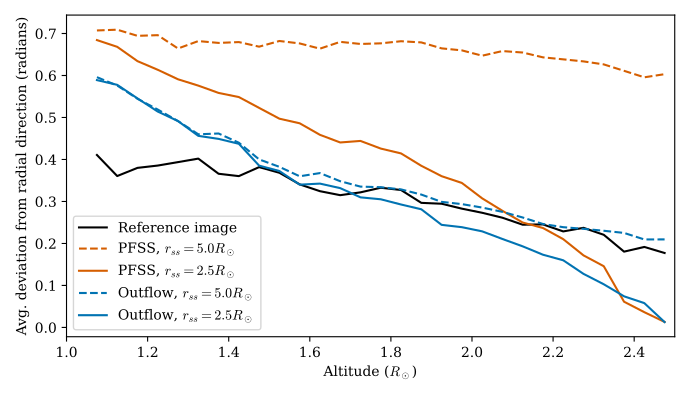

Write the Python code that produced this figure.
#This script is for the comparison of field line shapes, with the ability to generate new fields as it goes, one hopes.
#As the real data is quite messy I think taking the average values in radial and poloidal bins BUT blocking some of them out is probably a good idea.
#That should provide a nicer comparison between the nice eclipses and the nasty eclipses.
#Need to produce a new field line seed distributor too, as just in-plane isn't really up to the job
import matplotlib.pyplot as plt
import numpy as np
import outflowpy
import astropy.constants as const
from astropy.time import Time
import sunpy
import seaborn as sns
import cv2 as cv
from scipy.ndimage import gaussian_filter, gaussian_filter1d

plt.rcParams.update({
    "text.usetex": False,
    "mathtext.fontset": "cm",  # LaTeX-like Computer Modern
    "font.family": "serif",
})

colors = sns.color_palette('colorblind')

#cmap = sns.color_palette("magma", as_cmap=True)
#plt.rcParams['axes.prop_cycle'] = cycler('linestyle', ['-', '--', '-.', ':'])


def determine_monotonic_sections(rs, length_limit = 50):
    #Use this to separate out the bits of field lines which are probably those which we care about. Some may loop back on each other and things, which is undesirable.
    #This just returns the start and end of the longest 'monotonic' section
    section_ends = []
    updown = -1 #Whether it's going up or down. Doesn't really matter overall
    for i, ri in enumerate(rs[:-1]):
        if i == 0:
            section_ends.append(i)
            updown = np.sign(rs[i+1] - rs[i])
        else:
            if np.sign(rs[i+1] - rs[i]) != updown:
                section_ends.append(i)
                updown = np.sign(rs[i+1] - rs[i])
    section_ends.append(len(rs))
    #section_ends are now all the points at which the line changes direction
    #They need to be filtered for noise a bit... Lots of wiggling in some of the lines
    sections = []
    for test_section in range(len(section_ends) - 1):
        if section_ends[test_section+1] - section_ends[test_section] > length_limit:
            sections.append([section_ends[test_section], section_ends[test_section+1]])

    return sections

#Histograms may be hard
def make_angle_histogram(flines, bin_resolution = 10, num = 0, resolution = 512):
    #Histogram bin sizes (to be incorporated somewhere proper later on). Doesn't really matter as long as it's consistent.

    nbins_r = bin_resolution
    nbins_theta = bin_resolution

    rbins = np.linspace(1.0, 2.5, nbins_r + 1)
    thetabins = np.linspace(0.0, 2*np.pi, nbins_theta + 1)

    def find_radius(x,y):
        #Given coordinates x, y, determine the radius in suns
        return np.sqrt(x**2 + y**2)


    histogram_sum = np.zeros((nbins_r, nbins_theta))
    histogram_count = np.zeros((nbins_r, nbins_theta))
    xs, ys, cs = [], [], []
    for line in flines:
        #For every point along the line, log the position (do angle from the top, clockwise?. Maybe just arctan2 is best) and the angle
        for i in range(1,len(line[0])-1):

            x, y = line[0][i], line[1][i]
            angle = np.arctan2(y, x)
            x_up, y_up     = line[0][i+1], line[1][i+1]
            x_down, y_down = line[0][i-1], line[1][i-1]

            dx = x_up - x_down
            dy = y_up - y_down

            #Calculate angle using cosine similarity
            top = np.abs(x*dx + y*dy)
            bottom = np.sqrt(x**2 + y**2)*np.sqrt(dx**2 + dy**2)

            dangle = np.arccos(top/bottom)

            radial_difference = dangle

            #This bit for binning
            real_angle = np.arctan2(x, y) + np.pi
            radius = find_radius(x, y)

            if radius > 1.0 and radius < 2.5:
                r_index = int(nbins_r*((radius - rbins[0])/(rbins[-1] - rbins[0])))
                theta_index = int(nbins_theta*((real_angle - thetabins[0])/(thetabins[-1] - thetabins[0])))
                histogram_count[r_index, theta_index%nbins_theta] += 1
                histogram_sum[r_index, theta_index%nbins_theta] += radial_difference

    #Filter the histogram values with too few in them, or will get spuriousity
    min_value = 10
    zero_mask = histogram_count < min_value
    histogram_sum[zero_mask] = 0
    histogram_count[zero_mask] = 1e-6

    histogram_mean = histogram_sum/histogram_count   #This is the number to care about, not the individual values
    histogram_count[histogram_count >= min_value] = 1  #Remove this weighting

    return histogram_mean, histogram_count

def find_decent_lines(resolution, image_title, year, doplots = True):
    #Let's run through a load of parameters and see what happens...'
    #Uses the edge detection algorithm to return a list of the lines which are worth having a look at
    def find_radius(x,y):
        #Given coordinates x, y, determine the radius in suns
        x_coord = 5.0*(x - resolution//2)/resolution
        y_coord = 5.0*(y - resolution//2)/resolution
        return np.sqrt(x_coord**2 + y_coord**2)

    all_lines = []
    img = cv.imread(image_title, cv.IMREAD_GRAYSCALE)
    img= cv.resize(img, (resolution , resolution), interpolation=cv.INTER_LINEAR)
    img_original = img.copy()

    smooth_factor = 1
    line_smoothing = 2 #Applies Gaussian filter to the individual lines, to make angle appraisal more accurate
    lowpass_smoothing = 5
    tests = np.linspace(50,1000,1)

    brightness_scale = 105.

    scale_factor = brightness_scale/np.mean(img)
    img = scale_factor*img
    img = gaussian_filter(img.copy(),1)
    img = np.clip(img,0,255)
    img = img.astype(np.uint8)

    t_lower = 60; t_upper = 250
    aperture_size = 5
    edges = cv.Canny(img,t_lower, t_upper, apertureSize = aperture_size, L2gradient = True)

    #Look for contours?
    contours, _ = cv.findContours(edges, cv.RETR_EXTERNAL, cv.CHAIN_APPROX_NONE)
    qualities = []  #Invent some kind of measure of the quality of the field lines.
    #Number above a certain length in the outward direction
    eclipse_lines = []
    for ci, contour in enumerate(contours):
        if len(contour) > 1:
            xs, ys = np.array(contour)[:,:,0], np.array(contour)[:,:,1]
            rs = find_radius(xs, ys)
            #Flip y coordinate, because image
            sections = determine_monotonic_sections(rs, length_limit = 0)
            for section in sections:
                #These are the actual ones to plot, and the parameters can be optimised based upon them
                dr = np.abs(rs[section[1]-1] - rs[section[0]])
                if section[1] - section[0] > 20 and np.max(rs[section[0]:section[1]]) > 1.05 and np.min(rs[section[0]:section[1]]) < 2.45:
                    line_xs = np.array([x[0] for x in xs[section[0]:section[1]]]).astype(float)
                    line_ys = np.array([y[0] for y in ys[section[0]:section[1]]]).astype(float)
                    #Apply smoothing here before saving out.
                    line_xs = gaussian_filter1d(line_xs, sigma = line_smoothing)
                    line_ys = gaussian_filter1d(line_ys, sigma = line_smoothing)
                    eclipse_lines.append([line_xs, line_ys])
                qualities.append(dr)

    qualities = np.array(qualities)
    nabove = len(qualities[qualities > 0.5])
    print('Avg. line length and number of long lines', np.mean(qualities), nabove)

    transformed_lines = []

    def absangle(ang1, ang2):
        #Find the minimum distance between two angles.
        raw_diff = abs(ang1 - ang2)
        if raw_diff > np.pi:
            diff = 2*np.pi - np.pi
        else:
            diff = raw_diff

        if diff < np.pi/2:
            return diff
        else:
            return np.pi - diff

    def pt_to_xy(pt):
        return 5.0*(pt[0] - resolution/2)/resolution, -5.0*(pt[1] - resolution/2)/resolution
    #Determine the radialness of these lines
    for line in eclipse_lines[:]:
        line_xs = 2*2.5*(np.array(line)[0,:] - resolution/2)/resolution
        line_ys = -2*2.5*(np.array(line)[1,:] - resolution/2)/resolution
        xs, ys, cs = [], [], []

        if True:#line_xs[0]**2 + line_ys[0]**2 < line_xs[-1]**2 + line_ys[-1]**2:
            #  #Reverse the direction, for consistency. So they always go outwards. Not really necessary but meh.
            # line[0] = line[0][::-1]
            # line[1] = line[1][::-1]
            #For every point along the line, log the position (do angle from the top, clockwise?. Maybe just arctan2 is best) and the angle

            transformed_lines.append([line_xs, line_ys])

            for i in range(1,len(line[0])-1):

                x, y = pt_to_xy([line[0][i], line[1][i]])
                #x = line[0][i] - resolution/2; y = -1.0*(line[1][i] - resolution/2)
                angle = np.arctan2(y, x)
                x_up, y_up     = pt_to_xy([line[0][i+1], line[1][i+1]])
                x_down, y_down = pt_to_xy([line[0][i-1], line[1][i-1]])

                dx = x_up - x_down
                dy = y_up - y_down
                #Make sure that the angle is always less than pi/2, as it doesn't matter which direction the line was traced.


                #Calculate angle using cosine similarity
                top = np.abs(x*dx + y*dy)
                bottom = np.sqrt(x**2 + y**2)*np.sqrt(dx**2 + dy**2)

                dangle = np.arccos(top/bottom)

                #dangle = np.arctan2(dy, dx) + np.pi #This is the direction. Which could be off by pi/2, I suppose.

                #Pick the angle opposite this if necessary. They should be close
                radial_difference = dangle#absangle(angle, dangle)

                xs.append(x); ys.append(y); cs.append(radial_difference)

    return transformed_lines

def find_real_angle_distribution(eclipse_year, counter, doplots = True):
    r"""
    Produces an array of the average field line angles for a given eclipse year.
    Also outputs a mask of the areas to be ignored as they don't contain enough data, to allow for a fair comparison with the synthetic eclipses
    """
    resolution = 512
    eclipse_image_root = './data/eclipse_images/'
    img_title = f"{eclipse_image_root}{eclipse_year}_eclipse.png"

    fieldlines = find_decent_lines(resolution, img_title, eclipse_year)

    nbins = 30
    bin_means, bin_mask = make_angle_histogram(fieldlines, nbins)

    rbins = np.linspace(1.0, 2.5, nbins + 1)
    thetabins = np.linspace(0.0, 2*np.pi, nbins + 1)
    bin_means[bin_mask < 0.5] = np.nan
    rcs = 0.5*(rbins[1:] + rbins[:-1])

    radial_distribution = np.zeros(nbins)
    #Take the average of the not-nans in each dimension
    for ri in range(nbins):
        nvalues = nbins - np.isnan(bin_means[ri,:]).sum()
        if nvalues > 0:
            radial_distribution[ri] = np.nansum(bin_means[ri,:])/nvalues
        else:
            radial_distribution[ri] = np.nan

    return radial_distribution, bin_mask
#Now look into the synthetic angle distributions

def find_eclipse_flines(eclipse_year, optimised = True, rss = 5.0):

    nrho = 60
    rss = rss
    ns = 60
    nphi = 120

    corona_temp = 1.5e6
    mf_constant = 5e-17
    nseeds = 2000

    image_extent = 2.5
    image_resolution = 512

    obs_time = outflowpy.utils.find_eclipse_time(eclipse_year)

    year_options = [2006,2008,2009,2010,2012,2013,2015,2016,2017,2019,2023,2024]
    poly_values = [0.0,0.0,0.0,0.0,0.0]

    allpolys = np.load(f"./data/batch_logs/optimums.npy")

    eclipse_index = year_options.index(eclipse_year)

    input_map = outflowpy.obtain_data.prepare_hmi_mdi_time(obs_time, ns, nphi, smooth = 1.0*5e-2/nphi, use_cached = True)   #Outputs the set of data corresponding to this particular Carrington rotation.

    year_index = year_options.index(eclipse_year)
    if optimised:
        mf_constant = allpolys[year_index][0]*1e-17
        corona_temp = allpolys[year_index][1]*1e6
        print('Parameters', mf_constant, corona_temp)

    else:
        mf_constant = 0.0
        corona_temp = 1.5e6

    #outflow_in = outflowpy.Input(input_map, nrho, rss, polynomial_coeffs = poly_values, polynomial_type = source)
    outflow_in = outflowpy.Input(input_map, nrho, rss, mf_constant = mf_constant, corona_temp = corona_temp)

    outflow_out = outflowpy.outflow_fortran(outflow_in)#, existing_fname = field_root)

    # np.save(f'{field_root}_br.npy', np.swapaxes(outflow_out.br, 0, 2))
    # np.save(f'{field_root}_bs.npy', np.swapaxes(outflow_out.bs, 0, 2))
    # np.save(f'{field_root}_bp.npy', np.swapaxes(outflow_out.bp, 0, 2))

    #seeds = outflowpy.utils.plane_seed_sampler(outflow_out, nseeds, 0.0, rss)
    seeds = outflowpy.utils.load_sampled_seeds(outflow_out, nseeds)

    tracer = outflowpy.tracing.FastTracer()

    field_lines = tracer.trace(seeds, outflow_out, save_flag = True)

    transformed_lines = []

    for fi, fline in enumerate(field_lines):
        coords = fline.coords
        coords.representation_type = 'cartesian'

        line = np.zeros((2, len(coords)))
        line[0,:] = coords.y/const.R_sun; line[1,:] = coords.z/const.R_sun

        transformed_lines.append([line[0,:], line[1,:]])

        #For every point along the line, log the position (do angle from the top, clockwise?. Maybe just arctan2 is best) and the angle
        for i in range(1,len(line[0])-1):

            x = line[0][i]; y = line[1][i]
            angle = np.arctan2(np.abs(y), np.abs(x))
            dx = line[0][i+1] - line[0][i-1]
            dy = line[1][i+1] - line[1][i-1]
            #Make sure that the angle is always less than pi/2, as it doesn't matter which direction the line was traced.
            dangle = np.arctan2(np.abs(dy), np.abs(dx)) #This is the direction. Which could be off by pi/2, I suppose.
            #Let's establish a precedent. All ys are +ve, and all xs are +ve
            radial_difference = np.abs(dangle - angle)

    return transformed_lines

def find_synthetic_angle_distribution(eclipse_year, nbins, doplots = False, optimised = True, rss = 5.0):
    r"""
    Calculates the outflow field and saves out the field lines in a nice format
    """

    fieldlines = find_eclipse_flines(eclipse_year, optimised = optimised, rss = rss)

    # for line in fieldlines:
    #     plt.scatter(line[0], line[1])
    #
    # plt.show()
    bin_means, bin_mask = make_angle_histogram(fieldlines, nbins)

    bin_means[bin_mask < 0.5] = np.nan

    return bin_means

#find_synthetic_angle_distribution(2017, 30)

def compare_angles(year):
    cmap = plt.cm.tab20

    nbins = 30
    real_distribution, bin_mask = find_real_angle_distribution(year, nbins)

    outflow_means = find_synthetic_angle_distribution(year, nbins, optimised = True, rss = 5.0)
    outflow_distribution = np.zeros(nbins)

    outflow_in_means = find_synthetic_angle_distribution(year, nbins, optimised = True, rss = 2.5)
    outflow_in_distribution = np.zeros(nbins)

    pfss_means = find_synthetic_angle_distribution(year, nbins, optimised = False, rss = 5.0)
    pfss_distribution = np.zeros(nbins)

    pfss_in_means = find_synthetic_angle_distribution(year, nbins, optimised = False, rss = 2.5)
    pfss_in_distribution = np.zeros(nbins)
    #Take the average of the not-nans in each dimension
    for ri in range(nbins):
        nvalues = nbins - np.isnan(bin_mask[ri,:]).sum()
        if nvalues > 0:
            outflow_distribution[ri] = np.nansum(outflow_means[ri,:])/nvalues
            outflow_in_distribution[ri] = np.nansum(outflow_in_means[ri,:])/nvalues
            pfss_distribution[ri] = np.nansum(pfss_means[ri,:])/nvalues
            pfss_in_distribution[ri] = np.nansum(pfss_in_means[ri,:])/nvalues
        else:
            outflow_distribution[ri] = np.nan
            outflow_in_distribution[ri] = np.nan
            pfss_distribution[ri] = np.nan
            pfss_in_distribution[ri] = np.nan


    rbins = np.linspace(1.0, 2.5, 31)
    rcs = 0.5*(rbins[1:] + rbins[:-1])
    fig = plt.figure(figsize = (6.9,4))
    plt.plot(rcs[1:], real_distribution[1:], label = "Reference image", c= 'black')
    plt.plot(rcs[1:], pfss_distribution[1:], label = "PFSS, $r_{ss} = 5.0R_\odot$", c = colors[3], linestyle = 'dashed')
    plt.plot(rcs[1:], pfss_in_distribution[1:], label = "PFSS, $r_{ss} = 2.5R_\odot$", c = colors[3])
    plt.plot(rcs[1:], outflow_distribution[1:], label = "Outflow, $r_{ss} = 5.0R_\odot$", c = colors[0], linestyle = 'dashed')
    plt.plot(rcs[1:], outflow_in_distribution[1:], label = "Outflow, $r_{ss} = 2.5R_\odot$", c = colors[0])

    #plt.title(f"{year} eclipse")
    #plt.ylim(ymin = 0.0)
    plt.xlim(1.0, 2.5)
    plt.xlabel('Altitude ($R_\odot$)')
    plt.ylabel('Avg. deviation from radial direction (radians)')
    plt.legend()
    plt.tight_layout()
    #plt.show()
    plt.savefig(f'./temp/angles_fluxmatch_{year}.png')
    if year == 2017:
        plt.savefig('11_quality_check.pdf')
    plt.close()

    return

years = [2006,2008,2009,2010,2012,2013,2015,2016,2017,2019,2023,2024]
allpolys = []

with open(f"./data/batch_logs/optimums.txt") as f:
    for i, line in enumerate(f):
        poly_string = line.strip()
        poly_values = [float(x) for x in poly_string[1:-1].split(",")]
        allpolys.append(poly_values)

allpolys = np.array(allpolys)
np.save(f"./data/batch_logs/optimums.npy", allpolys)

for year in years:
    compare_angles(year)
